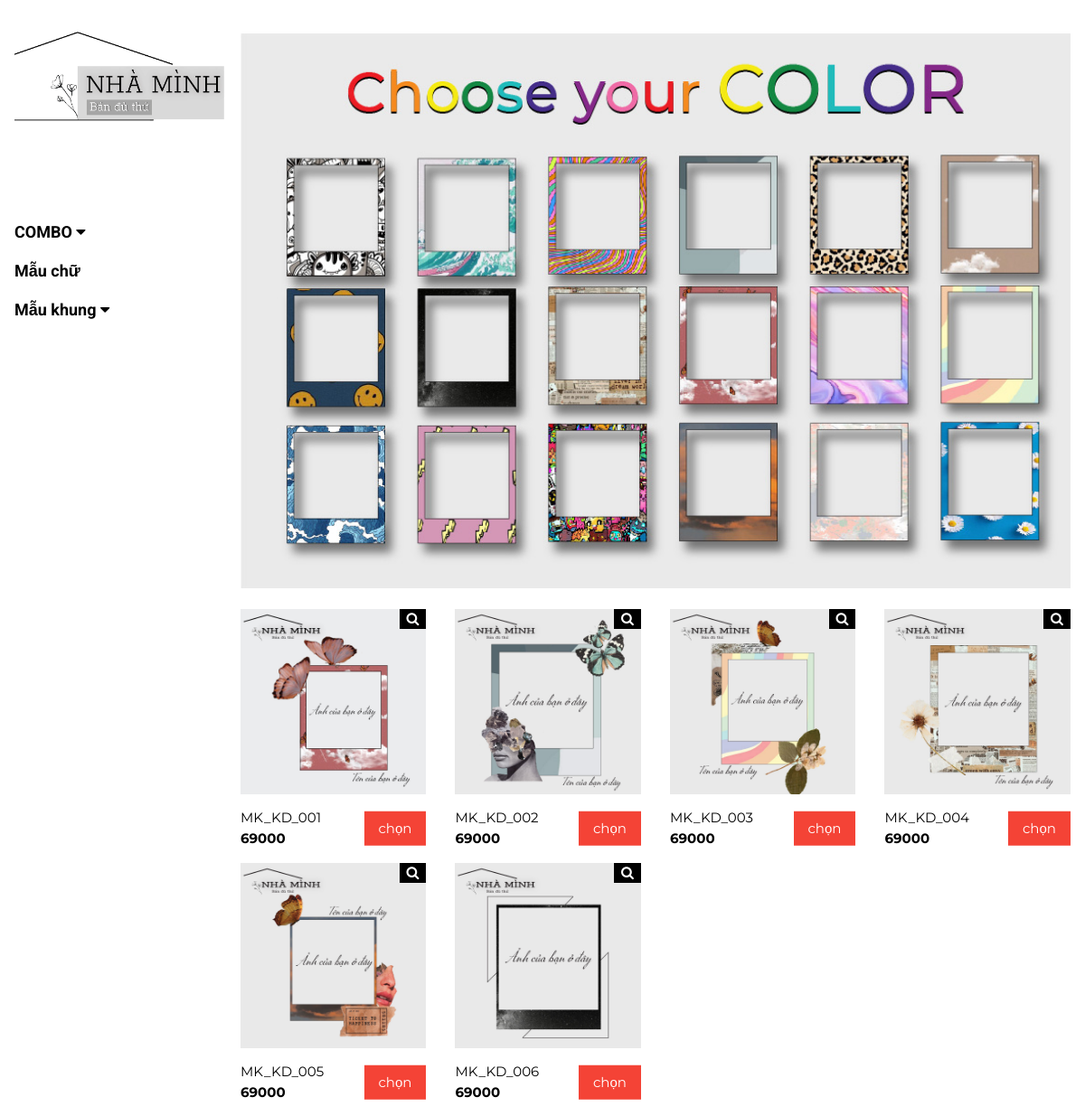
Page /catalog.php?type=khungdon on the committed database.
### tables this page shows
CREATE TABLE IF NOT EXISTS `slider` (
  `ID` text NOT NULL,
  `type` text NOT NULL,
  `image` text NOT NULL,
  PRIMARY KEY (`ID`(255))
);

CREATE TABLE IF NOT EXISTS `products` (
  `ID` text NOT NULL COMMENT 'product id',
  `name` text NOT NULL COMMENT 'product name',
  `price` decimal(10,0) NOT NULL COMMENT 'product price',
  `image` text NOT NULL COMMENT 'product image',
  `smallimage` text NOT NULL COMMENT 'smallimage',
  `type` text NOT NULL COMMENT 'productype',
  PRIMARY KEY (`ID`(20))
);

### database/database.php (called while the page is built, shortened)
<?php
require_once("./Class/product.php");
require_once("./Class/slider.php");
class database
{
    public $servername = "localhost";
    public $username = "admin";
    public $password = "thanhanh";
    public $database = "epiz_30240223_nhaminh";
    public $conn;
    function __construct()
    {
        $this->conn = new mysqli($this->servername, $this->username, $this->password, $this->database);
    }
    function get_product_by_type($type)
    {
        $products = array();
        $sql = "SELECT * FROM products WHERE type='" . $type . "'";
        $result = $this->conn->query($sql);
        if ($result->num_rows > 0) {
            while ($row = $result->fetch_assoc()) {
                $product = new product($row['ID'], $row['name'], $row['price'], $row['image'], $row['smallimage'], $row['type']);
                array_push($products, $product);
            }
        }
        return $products;
    }
    function get_slider_by_type($type)
    {
        $sliders = array();
        $sql = "SELECT * FROM slider WHERE type='" . $type . "'";
        $result = $this->conn->query($sql);
        if ($result->num_rows > 0) {
            while ($row = $result->fetch_assoc()) {
                $slider = new slider($row['type'], $row['image']);
                array_push($sliders, $slider);
            }
        }
        return $sliders;
    }
}

### Class/slider.php (called while the page is built, shortened)
<?php
class slider
{
    function __construct($type, $image)
    {
        $this->image = $image;
    }
}

### Class/product.php (called while the page is built, shortened)
<?php
    class product{
        function __construct($ID,$name,$price,$image,$smallimage,$type)
        {
            $this->ID=$ID;
            $this->name=$name;
            $this->price=$price;
            $this->smallimage=$smallimage;
        }
    }

### catalog.php (the view, shortened to what this page needs)
  <?php
  require_once('database/database.php');
  require('navbar.php');
  ?>
  <div class="w3-main" style="margin-left:250px">
    <header class="w3-container w3-xlarge">
      <br>
    </header>
    <div class="w3-display-container w3-container">
      <div class="slideshow-container">
        <?php
        $database = new database();
        $sliders = $database->get_slider_by_type($_REQUEST['type']);
        foreach ($sliders as $slider) {
        ?>
          <div class="mySlides fade">
            <img src="<?= $slider->image ?>" style="width:100%">
          </div>
        <?php
        }
        ?>
      </div>
      <br>
    </div>
    <div class="w3-row w3-whitescale">
      <?php
      $products = $database->get_product_by_type($_REQUEST['type']);
      foreach ($products as $product) {
      ?>
        <div class="w3-col l3 s6">
          <div class="w3-container">
            <div class="w3-display-container">
              <img id="<?=$product->ID?>1" alt="<?=$product->name?>" onclick="zoom_img(<?=$product->ID?>1,<?=$product->ID?>2)" src="<?=$product->smallimage?>" style="width:100%">
              <span class="w3-tag w3-display-topright" onclick="zoom_img(<?=$product->ID?>1,<?=$product->ID?>2)"><i class="fa fa-search"></i></span>
            </div>
            <div class="w3-row w3-display-container">
              <p class="w3-col s6 l6"><?=$product->name?><br><b><?=$product->price?></b></p>
              <div class="w3-col s6 l6">
                <button class="w3-btn w3-red w3-display-right" onclick="navigator.clipboard.writeText('<?=$product->ID?>'); alert('chọn mẫu thành công')">chọn</button>
              </div>
            </div>
          </div>
        </div>
      <?php
      }
      ?>
</body>
</html>

### navbar.php (shortened to what this page needs)
<!DOCTYPE html>
<html>
<link rel="stylesheet" href="SOURCE.css">
<link rel="stylesheet" href="https://cdnjs.cloudflare.com/ajax/libs/font-awesome/4.7.0/css/font-awesome.min.css">
<body class="w3-content" style="max-width:1200px">
  <nav class="w3-sidebar w3-bar-block w3-white w3-collapse w3-top" style="z-index:3;width:250px" id="mySidebar">
    <div class="w3-container w3-display-container w3-padding-16">
      <a href="index.php"><img src="IMG/TRANGCHU/ava.jpg" alt="LOGO" width="110%"></a>
    </div>
    <div class="w3-padding-64 w3-large w3-text-gray" style="font-weight:bold">
      <a onclick="myAccFunc()" href="javascript:void(0)" class="w3-button w3-block w3-white w3-left-align">
        COMBO <i class="fa fa-caret-down"></i>
      </a>
      <a href="catalog.php?type=mauchu" class="w3-button w3-block w3-white w3-left-align">
        Mẫu chữ
      </a>
      <a onclick="myAccFunc2()" href="javascript:void(0)" class="w3-button w3-block w3-white w3-left-align">
        Mẫu khung <i class="fa fa-caret-down"></i>
      </a>
    </div>
  </nav>

### SOURCE.css (style rules this page uses)
html { box-sizing:border-box }
*,*:before,*:after { box-sizing:inherit }
html { -ms-text-size-adjust:100%;-webkit-text-size-adjust:100% }
body { margin:0 }
article,aside,details,figcaption,figure,footer,header,main,menu,nav,section { display:block }
a { background-color:transparent }
b,strong { font-weight:bolder }
img { border-style:none }
button,input,select,textarea,optgroup { font:inherit;margin:0 }
button,input { overflow:visible }
button,select { text-transform:none }
button,[type=button],[type=reset],[type=submit] { -webkit-appearance:button }
html,body { font-family:Verdana,sans-serif;font-size:15px;line-height:1.5 }
html { overflow-x:hidden }
img { vertical-align:middle }
a { color:inherit }
.w3-btn,.w3-button { border:none;display:inline-block;padding:8px 16px;vertical-align:middle;overflow:hidden;text-decoration:none;color:inherit;background-color:inherit;text-align:center;cursor:pointer;white-space:nowrap }
.w3-btn,.w3-button { -webkit-touch-callout:none;-webkit-user-select:none;-khtml-user-select:none;-moz-user-select:none;-ms-user-select:none;user-select:none }
.w3-badge,.w3-tag { background-color:#000;color:#fff;display:inline-block;padding-left:8px;padding-right:8px;text-align:center }
.w3-tooltip,.w3-display-container { position:relative }
.w3-sidebar { height:100%;width:200px;background-color:#fff;position:fixed!important;z-index:1;overflow:auto }
.w3-main,#main { transition:margin-left .4s }
.w3-block { display:block;width:100% }
.w3-container:after,.w3-container:before,.w3-panel:after,.w3-panel:before,.w3-row:after,.w3-row:before,.w3-row-padding:after,.w3-row-padding:before, .w3-cell-row:before,.w3-cell-row:after,.w3-clear:after,.w3-clear:before,.w3-bar:before,.w3-bar:after { content:"";display:table;clear:both }
.w3-col,.w3-half,.w3-third,.w3-twothird,.w3-threequarter,.w3-quarter { float:left;width:100% }
.w3-col.s6 { width:49.99999% }
@media (min-width:993px) { .w3-col.l3 { width:24.99999% } }
@media (min-width:993px) { .w3-col.l6 { width:49.99999% } }
.w3-content,.w3-auto { margin-left:auto;margin-right:auto }
.w3-content { max-width:980px }
@media (min-width:993px) { .w3-sidebar.w3-collapse { display:block!important } }
.w3-top,.w3-bottom { position:fixed;width:100%;z-index:1 }
.w3-top { top:0 }
.w3-display-topright { position:absolute;right:0;top:0 }
.w3-display-right { position:absolute;top:50%;right:0%;transform:translate(0%,-50%);-ms-transform:translate(0%,-50%) }
.w3-container,.w3-panel { padding:0.01em 16px }
.w3-large { font-size:18px!important }
.w3-xlarge { font-size:24px!important }
.w3-left-align { text-align:left!important }
.w3-padding-16 { padding-top:16px!important;padding-bottom:16px!important }
.w3-padding-64 { padding-top:64px!important;padding-bottom:64px!important }
.w3-red,.w3-hover-red:hover { color:#fff!important;background-color:#f44336!important }
.w3-white,.w3-hover-white:hover { color:#000!important;background-color:#fff!important }
.w3-text-grey,.w3-hover-text-grey:hover,.w3-text-gray,.w3-hover-text-gray:hover { color:#757575!important }

### navbar.php (style rules this page uses)
.w3-sidebar a, form { font-family: "Roboto", sans-serif }
body, h1, h2, h3, h4, h5, h6, .w3-wide { font-family: "Montserrat", sans-serif; }

### rows in the picture
slider: image (picture)
products: smallimage (picture), name "MK_KD_001", price "69000"
products: smallimage (picture), name "MK_KD_002", price "69000"
products: smallimage (picture), name "MK_KD_003", price "69000"
products: smallimage (picture), name "MK_KD_004", price "69000"
products: smallimage (picture), name "MK_KD_005", price "69000"
products: smallimage (picture), name "MK_KD_006", price "69000"
